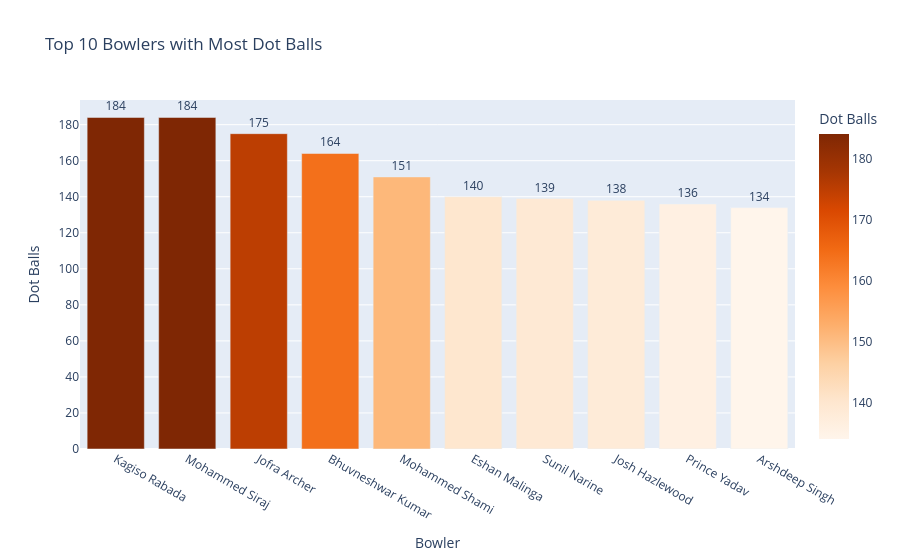

This figure's notebook cell:
### Code cell
fig7 = px.bar(
    top_dot_balls_df,
    x="Bowler",
    y="Dot Balls",
    title="Top 10 Bowlers with Most Dot Balls",
    text="Dot Balls",
    color="Dot Balls",
    color_continuous_scale="Oranges"
)

fig7.update_traces(textposition="outside")

### Figure 1 — Plotly figure (JSON) as saved in the notebook; plotly's stock layout.template omitted (floating-point values rounded to 4 significant figures)
{"data": [{"hovertemplate": "Bowler=%{x}<br>Dot Balls=%{marker.color}<extra></extra>", "legendgroup": "", "marker": {"color": [184, 184, 175, 164, 151, 140, 139, 138, 136, 134], "coloraxis": "coloraxis", "pattern": {"shape": ""}}, "name": "", "orientation": "v", "showlegend": false, "text": [184.0, 184.0, 175.0, 164.0, 151.0, 140.0, 139.0, 138.0, 136.0, 134.0], "textposition": "outside", "type": "bar", "x": ["Kagiso Rabada", "Mohammed Siraj", "Jofra Archer", "Bhuvneshwar Kumar", "Mohammed Shami", "Eshan Malinga", "Sunil Narine", "Josh Hazlewood", "Prince Yadav", "Arshdeep Singh"], "xaxis": "x", "y": [184, 184, 175, 164, 151, 140, 139, 138, 136, 134], "yaxis": "y"}], "layout": {"barmode": "relative", "coloraxis": {"autocolorscale": false, "colorbar": {"title": {"text": "Dot Balls"}}, "colorscale": [[0, "rgb(255,245,235)"], [0.125, "rgb(254,230,206)"], [0.25, "rgb(253,208,162)"], [0.375, "rgb(253,174,107)"], [0.5, "rgb(253,141,60)"], [0.625, "rgb(241,105,19)"], [0.75, "rgb(217,72,1)"], [0.875, "rgb(166,54,3)"], [1, "rgb(127,39,4)"]]}, "legend": {"tracegroupgap": 0}, "title": {"text": "Top 10 Bowlers with Most Dot Balls"}, "xaxis": {"anchor": "y", "domain": [0, 1], "title": {"text": "Bowler"}}, "yaxis": {"anchor": "x", "domain": [0, 1], "title": {"text": "Dot Balls"}}}}
